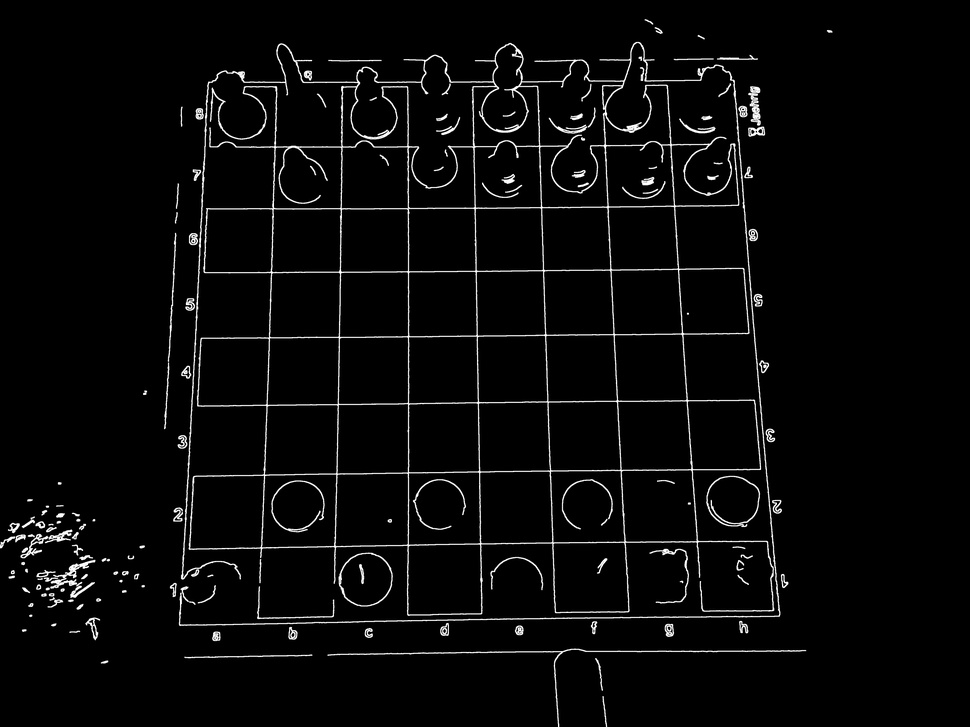
#> input picture examples/dilated.jpg, 970 x 727 px, shrunk from 4624 x 3468 before the run
$ python intersection_test.py examples/dilated.jpg
#> lines starting #> are read from the running program, lines starting #| are printed output that depends on the picture; after the words box and inside, x2 and y2 are one past the last pixel; in counts of white or black regions, pixels touching at a corner belong together
import cv2
import numpy as np
import argparse

def wait_key():
    if cv2.waitKey(0) & 0xFF == ord('q'):
        pass

# [73 lines left out: functions extrapolate_line, calculate_angle, line_intersection, not called in this run]


# Configurar o parser de argumentos
parser = argparse.ArgumentParser(description="Detecção de linhas em uma imagem de tabuleiro de xadrez.")
parser.add_argument("imagem_caminho", type=str, help="Caminho para a imagem do tabuleiro de xadrez.")
args = parser.parse_args()

# Carregar a imagem
img = cv2.imread(args.imagem_caminho)
#> img is the input picture: shape (727, 970, 3); min 0, max 255, mean 8.7
if img is None:
    print(f"Erro: Não foi possível carregar a imagem '{args.imagem_caminho}'")
    exit()

cv2.namedWindow("output", cv2.WINDOW_NORMAL)

# Converter para escala de cinza e aplicar filtro de mediana
gray = cv2.cvtColor(img, cv2.COLOR_BGR2GRAY)
median_blurred = cv2.medianBlur(gray, 7)
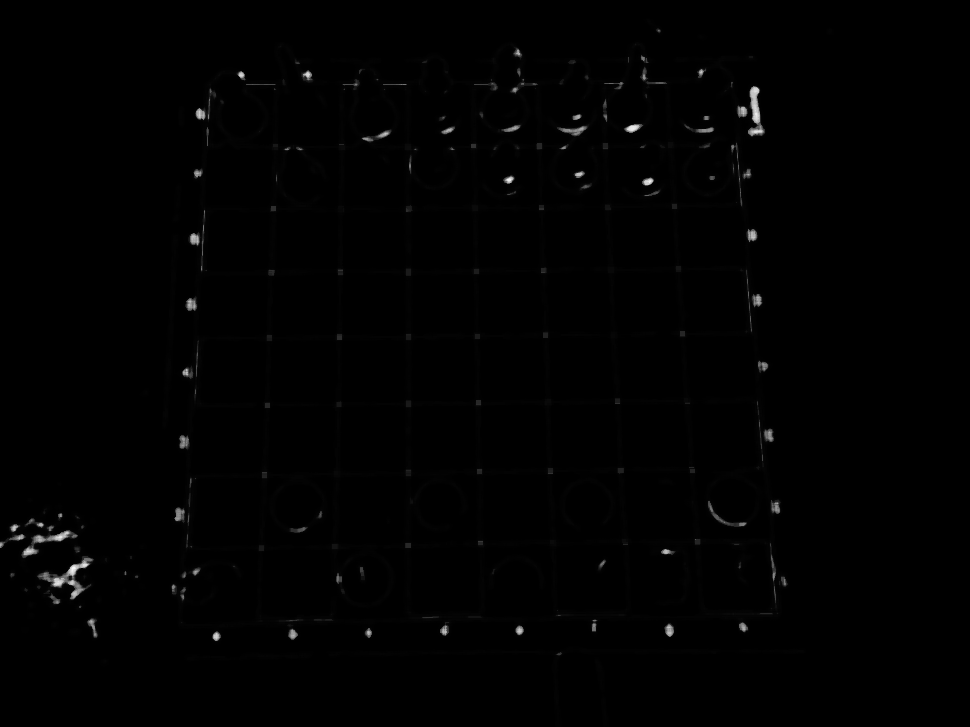
#> median_blurred: shape (727, 970); min 0, max 246, mean 1.4

# Detectar bordas
edges = cv2.Canny(median_blurred, 30, 120, apertureSize=3, L2gradient=True)
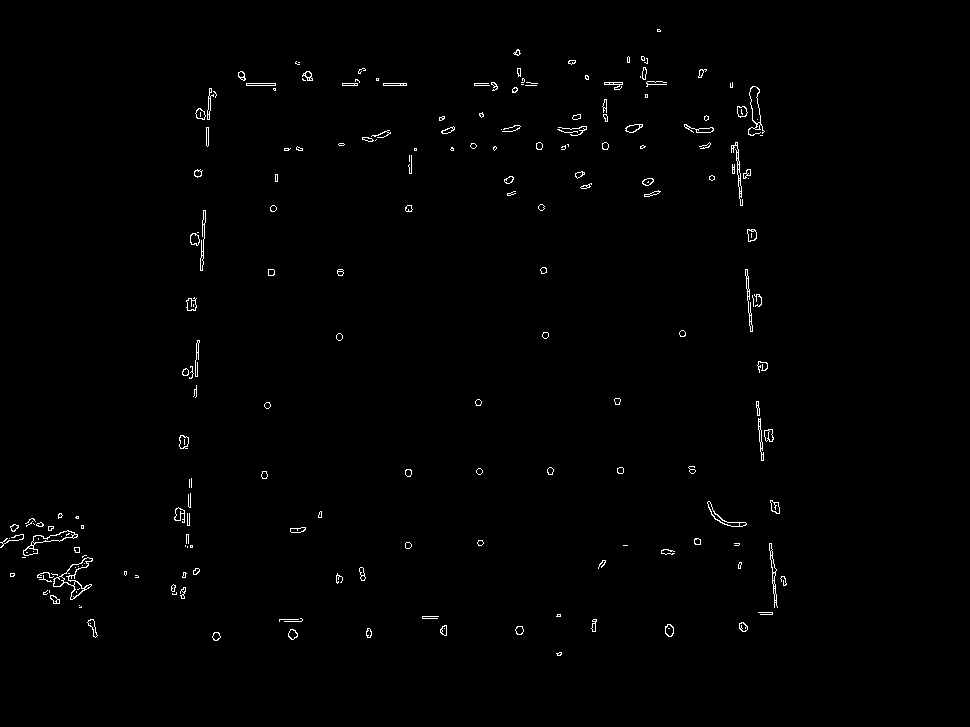
#> edges: shape (727, 970); 0.79% white in thin lines or dots, all inside (x1, y1, x2, y2) = (0, 29, 787, 656)

# Aplicar dilatação
kernel = np.ones((3, 3), np.uint8)
dilated = cv2.dilate(edges, kernel, iterations=2)
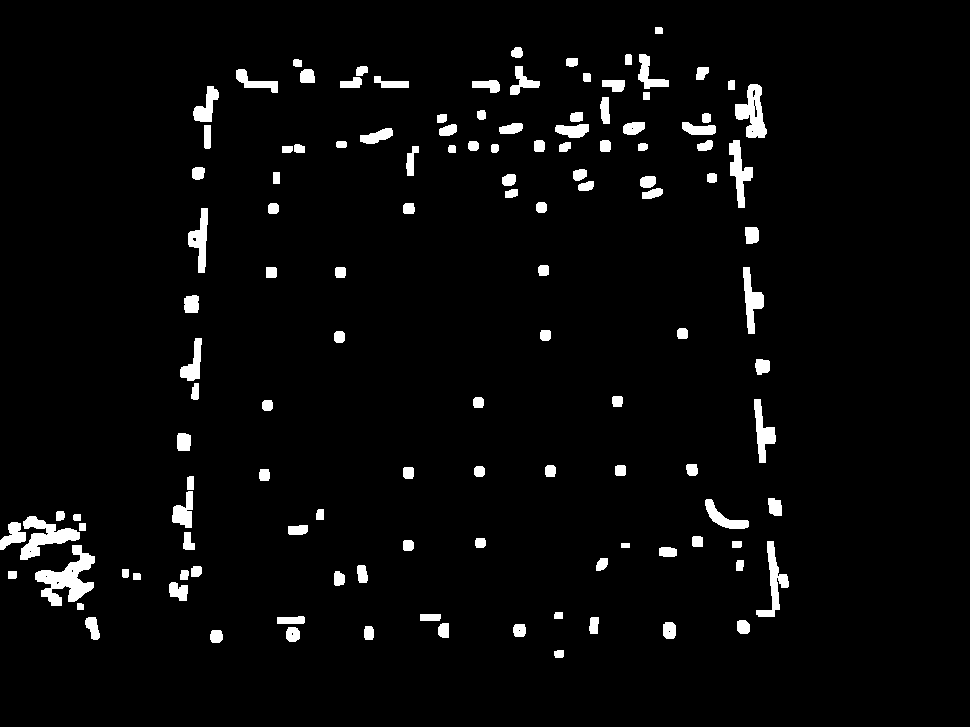
#> dilated: shape (727, 970); 3.6% white; 125 white regions, largest, box (x1, y1, x2, y2) and area: (35, 545, 95, 606) 1619, (20, 516, 80, 560) 1135, (735, 84, 767, 138) 961

# Detectar linhas
lines = cv2.HoughLinesP(dilated, 1, np.pi / 180, threshold=100, minLineLength=200, maxLineGap=20)
#> lines = None

# Encontrar quadriláteros
if lines is not None:
    quadrilateros = []
    # Extrapolar linhas e armazenar
    extrapolated_lines = []
    for line in lines:
        x1, y1, x2, y2 = line[0]
        x1_ext, y1_ext, x2_ext, y2_ext = extrapolate_line(x1, y1, x2, y2, img.shape)
        extrapolated_lines.append((x1_ext, y1_ext, x2_ext, y2_ext))

    # Checar interseções entre linhas extrapoladas
    for i in range(len(extrapolated_lines)):
        for j in range(i + 1, len(extrapolated_lines)):
            intersection = line_intersection(extrapolated_lines[i], extrapolated_lines[j])
            if intersection is not None:
                quadrilateros.append(intersection)

    # Desenhar quadriláteros na imagem original
    for point in quadrilateros:
        cv2.circle(img, point, 5, (0, 0, 255), -1)  # Desenhar ponto vermelho

# Mostrar a imagem original com quadriláteros
cv2.imshow("output", img)
wait_key()
#> (key q is pressed here)
cv2.destroyAllWindows()
